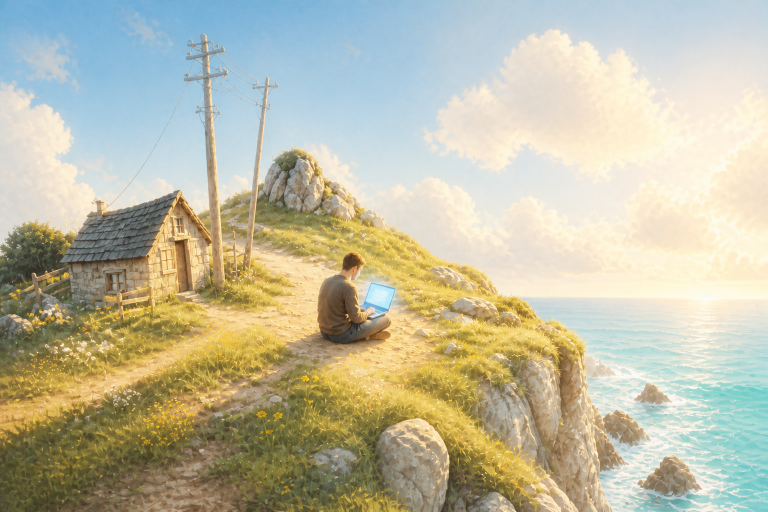
#> input picture art/hero-scene-light.png, 1536 x 1024 px, found by its file name (shown at 1/2 size)
$ python split-hero-layers.py
#> lines starting #> are read from the running program, lines starting #| are printed output that depends on the picture; after the words box and inside, x2 and y2 are one past the last pixel; in counts of white or black regions, pixels touching at a corner belong together
#!/usr/bin/env python3
"""Décompose l'illustration hero en calques animables.

L'illustration d'origine reste le fond, intact. On en extrait :

  - hero-sky-drift.png : la portion de ciel sans élément de premier plan
    (à droite des poteaux), en RGBA avec des bords fondus. Ce calque se
    superpose exactement au fond et dérive lentement : les nuages de
    l'illustration bougent réellement, sans redessiner quoi que ce soit.

  - hero-sea-mask.png : masque alpha de l'eau, pour confiner l'animation des
    vaguelettes à la surface de la mer (rochers et côte exclus).

La silhouette du terrain est détectée colonne par colonne, avec un filtre
médian sur x pour ignorer poteaux et fils, trop fins pour compter.
"""

from pathlib import Path

import numpy as np
from PIL import Image, ImageFilter

SRC = Path("public/beach/hero-scene-light.png")
OUT_BASE = Path("public/beach/hero-base.webp")
OUT_SKY = Path("public/beach/hero-sky-drift.webp")
OUT_SEA = Path("public/beach/hero-sea-mask.webp")
OUT_GLOW = Path("public/beach/hero-screen-glow.webp")
DEBUG_DIR = Path("/tmp")

# Centre de l'écran du laptop, mesuré sur l'illustration
SCREEN = (0.4925, 0.5828)
SCREEN_RADIUS = 0.115  # en fraction de largeur

# Le calque ciel démarre à droite des poteaux, dont les fils montent jusqu'à
# x ≈ 0.42 : tout élément de premier plan pris dans le calque dériverait avec
# les nuages et se décrocherait du sol. Il s'arrête avant le soleil, dont le
# halo doit rester aligné avec son reflet sur l'eau, qui ne bouge pas.
SKY_LEFT_START = 0.44
SKY_LEFT_FULL = 0.58
SKY_RIGHT_START = 0.80
SKY_RIGHT_END = 0.93
SKY_TOP_FEATHER = 0.17  # long, sinon le haut du cadre montre une arête nette
SKY_BOTTOM_BAND = 0.075  # fondu au-dessus de la ligne de crête
LAND_MARGIN = 10
SKY_MAX = 0.60  # garde-fou : le ciel ne descend jamais plus bas

# Ligne d'horizon de cette illustration (mesurée : la mer commence là).
# La détecter automatiquement est peu fiable ici, l'éblouissement du soleil
# rendant l'eau presque blanche sur toute la moitié droite.
SEA_HORIZON = 0.586


def luma(a: np.ndarray) -> np.ndarray:
    return 0.299 * a[..., 0] + 0.587 * a[..., 1] + 0.114 * a[..., 2]


def median_1d(v: np.ndarray, win: int) -> np.ndarray:
    half = win // 2
    pad = np.pad(v, half, mode="edge")
    return np.median(np.lib.stride_tricks.sliding_window_view(pad, win), axis=-1)


def smooth_1d(v: np.ndarray, win: int) -> np.ndarray:
    kernel = np.hanning(win)
    kernel /= kernel.sum()
    half = win // 2
    return np.convolve(np.pad(v, half, mode="edge"), kernel, mode="same")[half:-half]


def ramp(v: np.ndarray, lo: float, hi: float) -> np.ndarray:
    return np.clip((v - lo) / (hi - lo), 0.0, 1.0)


def save_webp(rgba: np.ndarray, path: Path) -> None:
    img = Image.fromarray(np.clip(rgba, 0, 255).astype(np.uint8), mode="RGBA")
    # alpha_quality=100 : les dégradés de bord doivent rester lisses, sinon le
    # calque montre des arêtes en dérivant.
    img.save(path, quality=90, alpha_quality=100, method=6, exact=True)


def land_silhouette(arr: np.ndarray, lum: np.ndarray) -> np.ndarray:
    """Première ligne, par colonne, où le terrain commence vraiment."""
    h, w = lum.shape
    # Le ciel près du soleil est franchement chaud : sans condition de
    # luminosité, il serait pris pour du terrain et la crête remonterait au
    # sommet de l'image sur toute la moitié droite.
    warm = arr[..., 0] - arr[..., 2]
    land = (lum < 140) | (warm > 70) | ((warm > 22) & (lum < 200))

    run = 40
    cs = np.cumsum(np.vstack([np.zeros((1, w)), land.astype(np.float64)]), axis=0)
    solid = ((cs[run:] - cs[:-run]) / run) > 0.8

    first = np.where(solid.any(axis=0), solid.argmax(axis=0), h).astype(np.float64)
    return np.clip(smooth_1d(median_1d(first, 121), 161), 0, SKY_MAX * h)


def sea_mask(arr: np.ndarray) -> tuple[np.ndarray, int]:
    """Masque de l'eau + ligne d'horizon détectée."""
    h, w = arr.shape[:2]
    yy, xx = np.mgrid[0:h, 0:w]

    r, g, b = arr[..., 0], arr[..., 1], arr[..., 2]

    horizon = int(SEA_HORIZON * h)

    # L'eau est cyan, sauf dans la bande d'éblouissement sous le soleil : elle
    # reste presque blanche, on la rattache à la mer si elle n'est pas chaude.
    cyanish = (b - r > 8) & (g > r - 2)
    glare = (yy < horizon + 0.10 * h) & (xx > 0.60 * w) & ((r - b) < 45)
    water = (yy > horizon) & (cyanish | glare)

    m = Image.fromarray((water * 255).astype(np.uint8))
    m = m.filter(ImageFilter.MinFilter(5)).filter(ImageFilter.MaxFilter(5))
    m = m.filter(ImageFilter.GaussianBlur(2.2))
    mask = np.asarray(m).astype(np.float64) / 255.0

    # Pas de vaguelette collée à l'horizon
    mask *= ramp(yy.astype(np.float64), horizon + 4, horizon + 34)
    return mask, horizon


def main() -> None:
    img = Image.open(SRC).convert("RGB")
#> img is the input picture: PIL image 1536x1024 RGB; mean R, G, B 189.7, 187, 162.8
    w, h = img.size
#> w = 1536; h = 1024
    arr = np.asarray(img).astype(np.float64)
    lum = luma(arr)
    yy, xx = np.mgrid[0:h, 0:w]

    # ——— calque ciel ———
    land_top = land_silhouette(arr, lum)
#> in land_silhouette, `land = (lum < 140) | (warm > 70) | ((warm > 22) & (lum < 200))`:
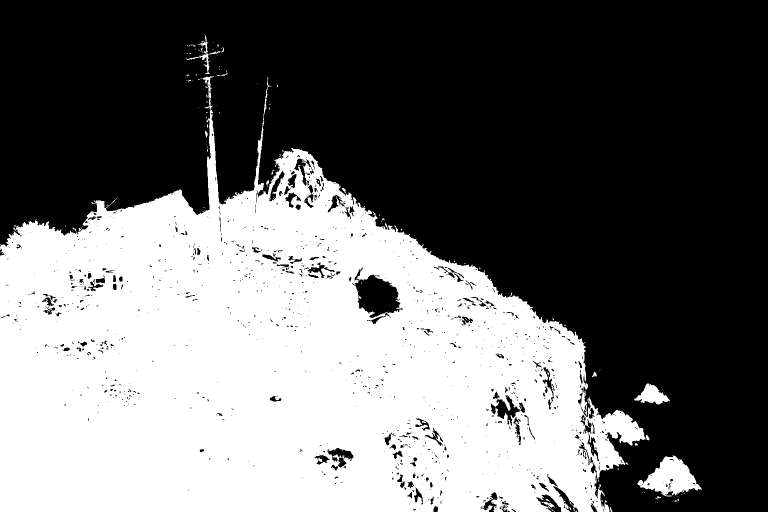
#> land: shape (1024, 1536) bool (shown at 1/2 size); 41.9% white; 170 white regions (151 under 20 px), largest, box (x1, y1, x2, y2) and area: (0, 152, 1291, 1024) 650805, (1275, 911, 1404, 993) 5393, (1268, 767, 1340, 809) 1528
#> in land_silhouette, `solid = ((cs[run:] - cs[:-run]) / run) > 0.8`: solid: shape (985, 1536) bool; 39.2% white; 22 white regions (8 under 20 px), largest, box (x1, y1, x2, y2) and area: (0, 200, 1191, 985) 586176, (1188, 809, 1275, 930) 3783, (1309, 905, 1380, 959) 2553
#> in land_silhouette, `first = np.where(solid.any(axis=0), solid.argmax(axis=0), h).astype(np..`: first = 1536 values, max 1024 at index 1275, min 71 at index 412, mean 566.5
#> in median_1d, `pad = np.pad(v, half, mode="edge")`: pad = 1656 values, max 1024 at index 1335, min 71 at index 472, mean 580.8
#> in smooth_1d, `kernel = np.hanning(win)`: kernel = 161 values, max 1 at index 80, min 0 at index 0, mean 0.497
#> in smooth_1d, `kernel /= kernel.sum()`: kernel = 161 values, max 0.0125 at index 80, min 0 at index 0, mean 0.00621
#> land_top = 1536 values, max 614.4 at index 1067, min 342.9 at index 597, mean 491.6
    fx = ramp(xx / w, SKY_LEFT_START, SKY_LEFT_FULL) * (
        1 - ramp(xx / w, SKY_RIGHT_START, SKY_RIGHT_END)
    )
    fy = ramp(yy / h, 0.0, SKY_TOP_FEATHER) * ramp(
        (land_top[None, :] - LAND_MARGIN - yy) / h, 0.0, SKY_BOTTOM_BAND
    )
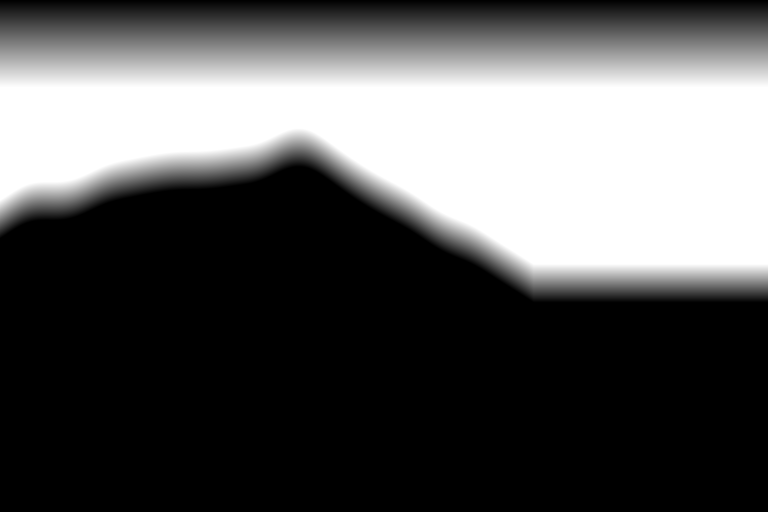
#> fy: shape (1024, 1536) float64 (shown at 1/2 size); min 0, max 1, mean 0.348
    sky_alpha = fx * fy

    save_webp(np.dstack([arr, sky_alpha * 255.0]), OUT_SKY)
#> in save_webp, `img = Image.fromarray(np.clip(rgba, 0, 255).astype(np.uint8), mode="RG..`:
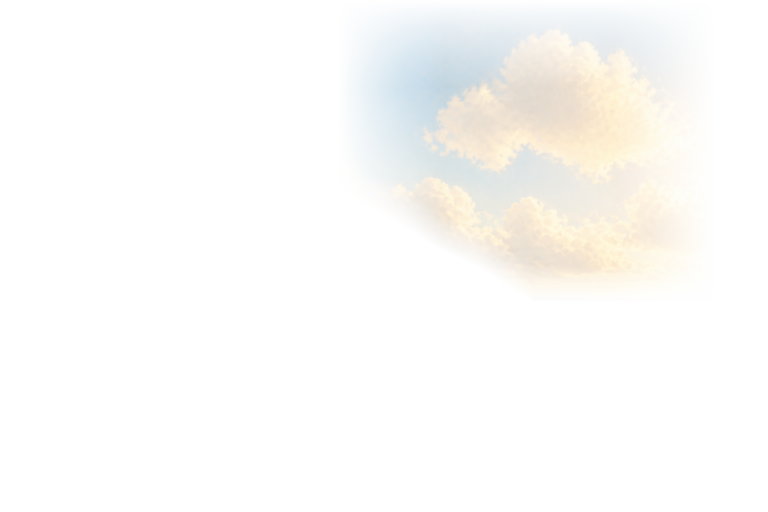
#> img: PIL image 1536x1024 RGBA (shown at 1/2 size); mean R, G, B, A 189.7, 187, 162.8, 38.2; transparent parts drawn white

    # ——— masque de mer ———
    mask, horizon = sea_mask(arr)
#> in sea_mask, `r, g, b = arr[..., 0], arr[..., 1], arr[..., 2]`:
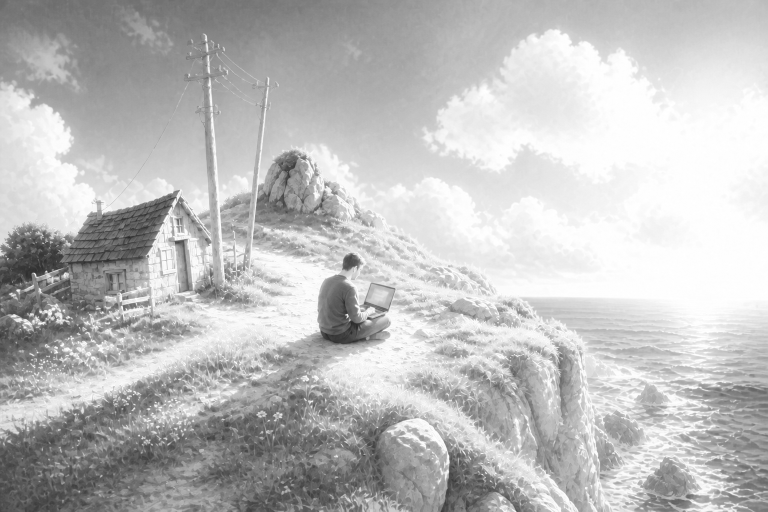
#> r: shape (1024, 1536) float64 (shown at 1/2 size); min 38, max 255, mean 189.7
#> in sea_mask, `r, g, b = arr[..., 0], arr[..., 1], arr[..., 2]`:
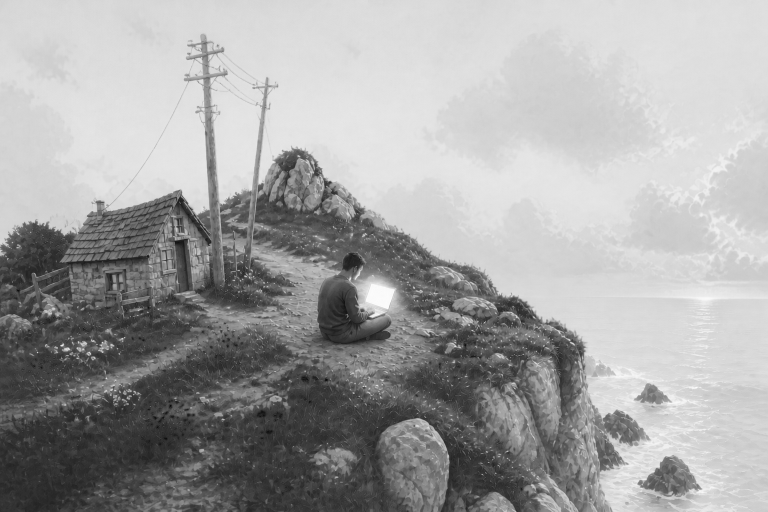
#> b: shape (1024, 1536) float64 (shown at 1/2 size); min 4, max 254, mean 162.8
#> in sea_mask, `cyanish = (b - r > 8) & (g > r - 2)`: cyanish: shape (1024, 1536) bool; 26.8% white; 305 white regions (172 under 20 px), largest, box (x1, y1, x2, y2) and area: (0, 0, 1536, 383) 345668, (1177, 670, 1536, 1024) 53893, (1058, 604, 1244, 656) 4431
#> in sea_mask, `glare = (yy < horizon + 0.10 * h) & (xx > 0.60 * w) & ((r - b) < 45)`: glare: shape (1024, 1536) bool; 24.4% white; 222 white regions (213 under 20 px), largest, box (x1, y1, x2, y2) and area: (922, 0, 1536, 703) 381921, (922, 597, 948, 621) 366, (1450, 349, 1474, 369) 118
#> in sea_mask, `water = (yy > horizon) & (cyanish | glare)`: water: shape (1024, 1536) bool; 6.4% white; 151 white regions (80 under 20 px), largest, box (x1, y1, x2, y2) and area: (1046, 601, 1536, 1024) 93770, (719, 601, 784, 634) 1226, (1222, 878, 1294, 909) 797
#> in sea_mask, `m = m.filter(ImageFilter.MinFilter(5)).filter(ImageFilter.MaxFilter(5))`: m: PIL image 1536x1024 L; 6.1% white; 62 white regions, largest, box (x1, y1, x2, y2) and area: (1055, 601, 1536, 1024) 85562, (1198, 709, 1336, 750) 1547, (720, 601, 783, 633) 1187
#> in sea_mask, `mask *= ramp(yy.astype(np.float64), horizon + 4, horizon + 34)`:
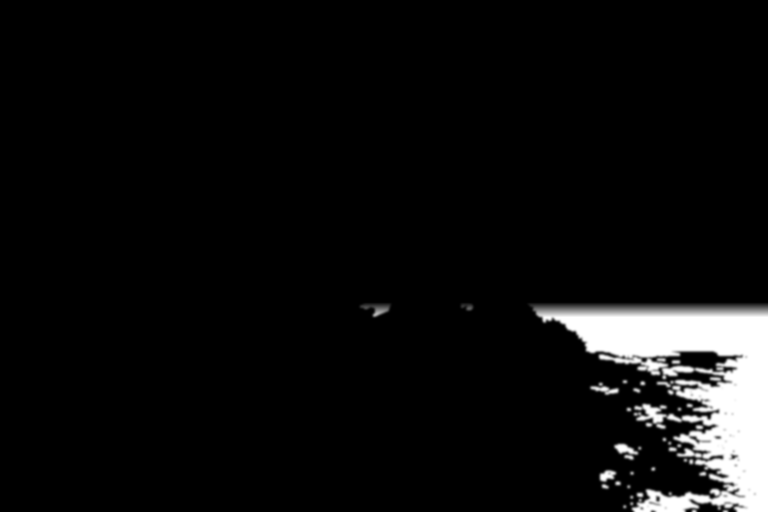
#> mask: shape (1024, 1536) float64 (shown at 1/2 size); min 0, max 1, mean 0.0546
#> horizon = 600
    save_webp(np.dstack([np.full((h, w, 3), 255.0), mask * 255.0]), OUT_SEA)

    # ——— halo de l'écran ———
    dist = np.hypot((xx / w - SCREEN[0]), (yy / h - SCREEN[1]) * h / w) / SCREEN_RADIUS
    glow = np.clip(1 - dist, 0.0, 1.0) ** 2.2
    tint = np.zeros((h, w, 3))
    tint[..., 0], tint[..., 1], tint[..., 2] = 214, 234, 255
    save_webp(np.dstack([tint, glow * 255.0]), OUT_GLOW)

    # ——— fond, converti pour le poids ———
    Image.fromarray(arr.astype(np.uint8)).save(OUT_BASE, quality=90, method=6)

    # ——— aperçus de contrôle ———
    tint = arr.copy()
    tint[..., 0] = arr[..., 0] * (1 - mask) + 255 * mask
    Image.fromarray(np.clip(tint, 0, 255).astype(np.uint8)).save(
        DEBUG_DIR / "hero-debug-sea.png"
    )
    over = arr * (1 - sky_alpha[..., None]) + np.array([255, 60, 60]) * sky_alpha[
        ..., None
    ] * 0.45 + arr * sky_alpha[..., None] * 0.55
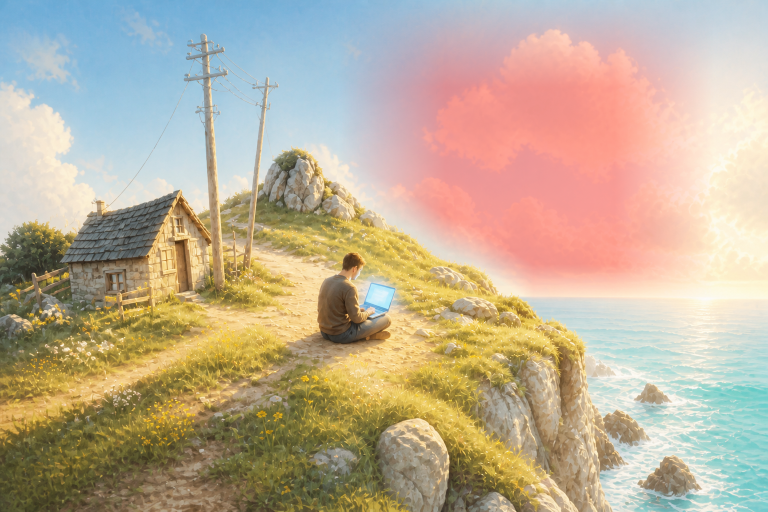
#> over: shape (1024, 1536, 3) float64 (shown at 1/2 size); mean R, G, B 191.2, 175.5, 152.1; drawn with min black and max white
    Image.fromarray(np.clip(over, 0, 255).astype(np.uint8)).save(
        DEBUG_DIR / "hero-debug-sky.png"
    )

    print(f"ciel: couverture {sky_alpha.mean():.3f} | crête {land_top.min():.0f}px")
#| ciel: couverture 0.150 | crête 343px
    print(f"mer: horizon {horizon}px ({horizon / h:.3f}) | couverture {mask.mean():.3f}")
#| mer: horizon 600px (0.586) | couverture 0.055


if __name__ == "__main__":
    main()
